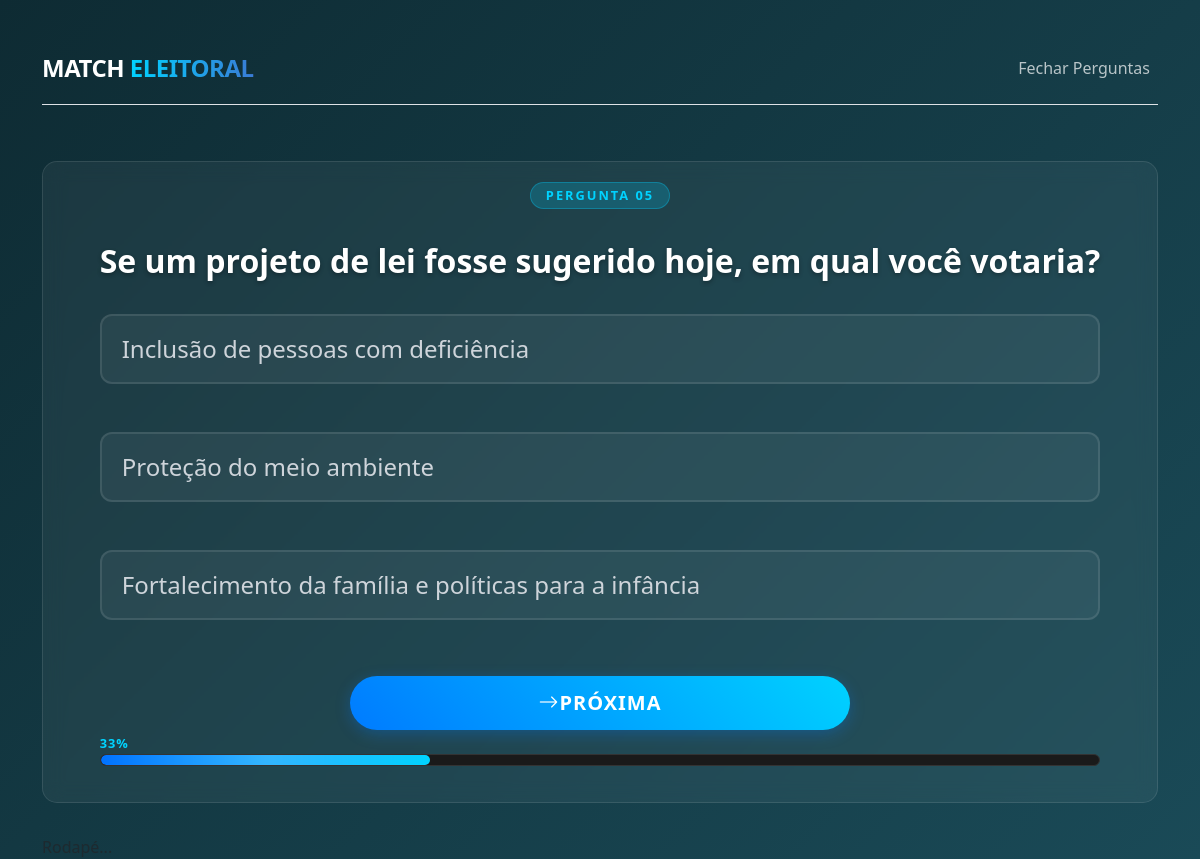
Page /enquete/5/ (signed in) on the committed database.
### polls/models.py (models this page shows, shortened)
class Question(models.Model):
    question_text = models.CharField("Pergunta")
    pub_date = models.DateTimeField("Data de publicação")

class Choice(models.Model):
    question = models.ForeignKey(Question, on_delete=models.CASCADE)
    choice_text = models.CharField(max_length=200)
    deputados_relacionados = models.ManyToManyField('Deputado')

### polls/views.py (the view, shortened to what this page needs)
# urls.py: path('enquete/<int:question_id>/', views.vote, name='question_detail'),
@login_required
def vote(request, question_id):
    question = get_object_or_404(Question, pk=question_id)
    next_question = get_next_question(question)
    is_last_question = not next_question
    amount_questions = Question.objects.count()
    current_position = Question.objects.filter(id__lte=question.id).count()
    progress = (float(current_position) / float(amount_questions)) * 100 if amount_questions > 0 else 0
    context = {'question': question,
                'progress': progress,
                'is_last_question': is_last_question,
                'position': current_position,
                'amount_questions': amount_questions}
    return render(request, 'polls/question_detail.html', context)

### polls/views.py (called while the page is built)
def get_next_question(current_question):
    return Question.objects.filter(id__gt=current_question.id).order_by('id').first()

### templates/polls/question_detail.html (shortened to what this page needs)
{% extends 'base/_layout4.html' %}
{% block content %}
    <div class="card">
        <h5 class="card-title-question">Pergunta {{ question.id|stringformat:"02d" }}</h5>
        <div class="card-body">
            <form action="{% url 'question_detail' question_id=question.id %}" method="post">
                <fieldset>
                    <legend>
                        <h1>{{ question.question_text }}</h1>
                        {% for choice in question.choice_set.all %}
                            <label for="choice{{ forloop.counter }}" class="form-check-label" id="choice">
                                {{ choice.choice_text }}
                            </label><br>
                            {% empty %}
                                <p>Nenhuma alternativa disponível.</p>
                        {% endfor %}
                    </legend>
                </fieldset>
                {% if question.choice_set.all %}
                    <div class="d-grid gap-2 col-6 mx-auto">
                        <button type="submit" class="btn {% if is_last_question %}btn-success{% else %}btn-primary{% endif %} btn-lg" id="btn-salvarEscolha">
                            {% if is_last_question %}
                                <i class="bi bi-check-all"></i>Finalizar
                            {% else %}
                                <i class="bi bi-arrow-right"></i>Próxima
                            {% endif %}
                        </button>
                    </div>
                {% endif %}
            </form>
            <span class="progress-percentage">{{ progress|floatformat:0 }}%</span>
            <div class="progress-container">
                <div class="progress-bar-custom" style="width: {{ progress|floatformat:0 }}%;">
                    <div class="progress-glow"></div>
                </div>
            </div>
        </div>
    </div>
{% endblock %}

### templates/base/_base.html (style rules this page uses)
body { background: linear-gradient(135deg, #0E2B33 0%, #1a4a57 100%); background-attachment: fixed; background-repeat: no-repeat; background-size: cover; min-height: 100vh; color: #ffffff; margin: 0; }
.card { background: rgba(255, 255, 255, 0.05); backdrop-filter: blur(10px); border: 1px solid rgba(255, 255, 255, 0.1); border-radius: 15px; padding: 20px; align-items: center; }
.card-title-question { display: inline-block; background-color: rgba(0, 210, 255, 0.2); color: #00d2ff; padding: 5px 15px; border-radius: 50px; font-size: 0.8rem; font-weight: bold; text-transform: uppercase; letter-spacing: 2px; border: 1px solid rgba(0, 210, 255, 0.3); margin-bottom: 15px; }
h1 { font-size: 2rem; font-weight: 800; color: #ffffff; line-height: 1.3; margin-bottom: 2rem; text-shadow: 0 2px 4px rgba(0,0,0,0.3); }
#btn-salvarEscolha { background: linear-gradient(45deg, #007bff, #00d2ff); border: none; border-radius: 50px; padding: 12px 35px; font-weight: bold; text-transform: uppercase; letter-spacing: 1px; box-shadow: 0 4px 15px rgba(0, 123, 255, 0.3); transition: all 0.3s ease; align-items: right; }
#choice { display: block; background: rgba(255, 255, 255, 0.05); border: 2px solid rgba(255, 255, 255, 0.1); border-radius: 12px; padding: 15px 20px; margin-bottom: 12px; cursor: pointer; transition: all 0.3s ease; color: #ced4da; }

### templates/polls/question_detail.html (style rules this page uses)
.progress-percentage { color: #fff; font-weight: 700; text-transform: uppercase; letter-spacing: 1px; font-size: 0.8rem; }
.progress-percentage { color: #00d4ff; }
.progress-container { width: 100%; height: 12px; background: #1a1a1a; border-radius: 50px; overflow: hidden; border: 1px solid #333; }
.progress-bar-custom { height: 100%; background: linear-gradient(90deg, #0072ff 0%, #00d4ff 100%); border-radius: 50px; position: relative; transition: width 0.8s cubic-bezier(0.17, 0.67, 0.83, 0.67); }
.progress-glow { position: absolute; top: 0; left: 0; width: 100%; height: 100%; background: linear-gradient( 90deg, transparent, rgba(255, 255, 255, 0.2), transparent ); animation: scan 2s infinite; }

### rows in the picture
Question: id "05", question_text "Se um projeto de lei fosse sugerido hoje, em qual você votaria?"
Choice: choice_text "Inclusão de pessoas com deficiência"
Choice: choice_text "Proteção do meio ambiente"
Choice: choice_text "Fortalecimento da família e políticas para a infância"

### other values in the picture
{{ progress|floatformat:0 }} "33"
